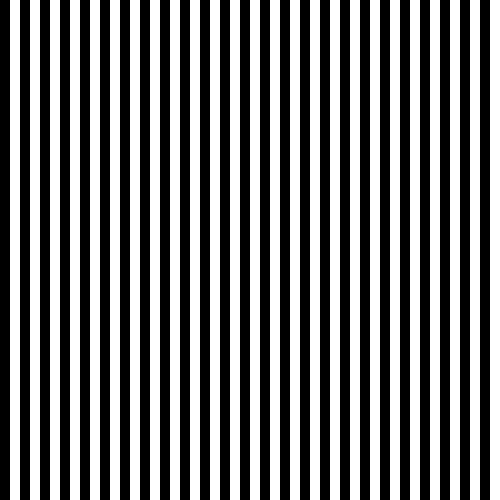
#> input picture images/stripes_input.png, 1000 x 1000 px, found by its file name (shown at 1/2 size)
$ python hough_test.py
#> lines starting #> are read from the running program, lines starting #| are printed output that depends on the picture; after the words box and inside, x2 and y2 are one past the last pixel; in counts of white or black regions, pixels touching at a corner belong together; long printed decimals are rounded
import numpy as np
import cv2

def draw_lines(img, lines):
    if len(lines.shape) > 2:
        lines = lines.squeeze()
    for x1,y1,x2,y2 in lines:
        cv2.line(img,(x1,y1),(x2,y2),(0,255,0),2)

def average_length(lines):
    if len(lines.shape) > 2:
        lines = lines.squeeze()
    dx = lines[:,1] - lines[:,0]
    dy = lines[:,3] - lines[:,2]
    len_sq = dx*dx + dy*dy

    return np.mean(len_sq)


stripes = cv2.imread('stripes_input.png')
#> stripes is the input picture: shape (1000, 1000, 3); 50% white; 25 white regions, largest, box (x1, y1, x2, y2) and area: (20, 0, 40, 1000) 20000, (60, 0, 80, 1000) 20000, (100, 0, 120, 1000) 20000
stripes_dist = cv2.imread('stripes_distorted.png')
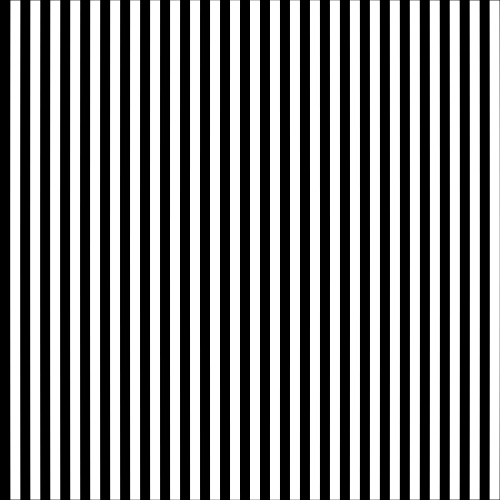
#> input picture images/stripes_distorted.png, 1000 x 1000 px, found by its file name (shown at 1/2 size)
#> stripes_dist is the input picture: shape (1000, 1000, 3); min 0, max 255, mean 127.2

edges_straight = cv2.Canny(stripes, 50, 150)
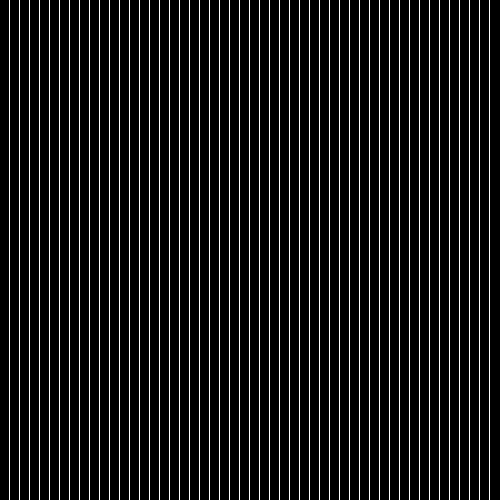
#> edges_straight: shape (1000, 1000) (shown at 1/2 size); 4.9% white in thin lines or dots
edges_dist = cv2.Canny(stripes_dist, 50, 150)
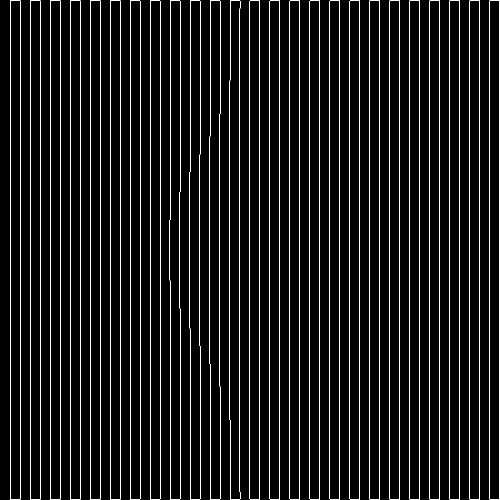
#> edges_dist: shape (1000, 1000) (shown at 1/2 size); 5.1% white in thin lines or dots


lines_straight = cv2.HoughLinesP(edges_straight,1,np.pi/180,200)
#> lines_straight = 49 rows, first 6: [319, 999, 319, 0], [119, 999, 119, 0], [759, 999, 759, 0], [279, 999, 279, 0], [239, 999, 239, 0], [99, 999, 99, 0]
lines_dist = cv2.HoughLinesP(edges_dist,
                             rho=1,
                             theta=np.pi/180,
                             threshold=200)
#> lines_dist = 89 rows, first 6: [939, 998, 939, 1], [180, 999, 180, 0], [979, 998, 979, 1], [919, 998, 919, 1], [260, 999, 260, 0], [819, 998, 819, 1]

lines_straight = lines_straight.squeeze()
lines_dist = lines_dist.squeeze()

print( average_length(lines_straight) )
#> in average_length, `dx = lines[:,1] - lines[:,0]`: dx = 49 values, max 980 at index 24, min 20 at index 30, mean 500
#> in average_length, `dy = lines[:,3] - lines[:,2]`: dy = 49 values, max -19 at index 24, min -979 at index 30, mean -499
#> in average_length, `len_sq = dx*dx + dy*dy`: len_sq = 49 values, max 960761 at index 24, min 499001 at index 27, mean 659001
#| 659001.0
print( average_length(lines_dist) )
#| 581203.090

draw_lines(stripes, lines_straight)
#> the loop in draw_lines, `for x1,y1,x2,y2 in lines:` made 49 passes
#> (x1, x2) on passes 1 to 12: (319, 319), (119, 119), (759, 759), (279, 279), (239, 239), (99, 99), (879, 879), (199, 199), (679, 679), (459, 459), (579, 579), (379, 379)
#> after the loop in draw_lines, `for x1,y1,x2,y2 in lines:`:
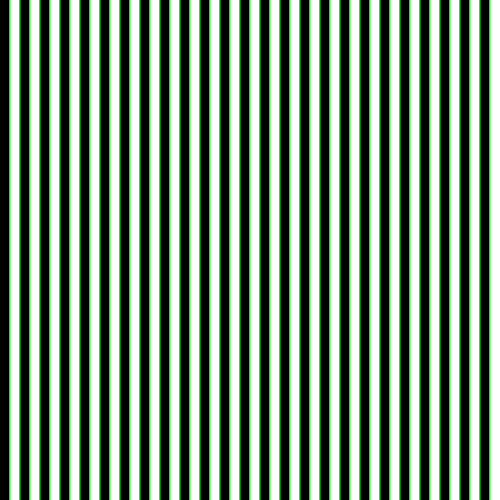
#> img: shape (1000, 1000, 3) (shown at 1/2 size); mean B, G, R 108.9, 146.4, 108.9
draw_lines(stripes_dist, lines_dist)
#> the loop in draw_lines (call 2), `for x1,y1,x2,y2 in lines:` made 89 passes
#> (x1, y1, x2, y2) on passes 1 to 12: (939, 998, 939, 1), (180, 999, 180, 0), (979, 998, 979, 1), (919, 998, 919, 1), (260, 999, 260, 0), (819, 998, 819, 1), (60, 997, 60, 2), (559, 999, 559, 0), (779, 998, 779, 1), (20, 997, 20, 2), (539, 997, 539, 2), (959, 997, 959, 2)
#> after the loop in draw_lines (call 2), `for x1,y1,x2,y2 in lines:`:
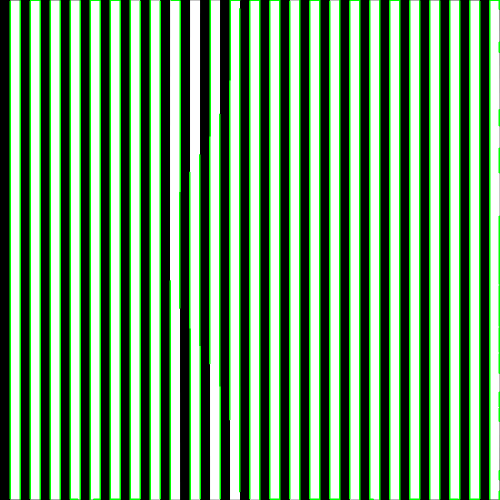
#> img: shape (1000, 1000, 3) (shown at 1/2 size); mean B, G, R 108.9, 145.2, 108.9

cv2.imshow('straight', stripes)
cv2.imshow('dist', stripes_dist)
cv2.waitKey(5000)
cv2.destroyAllWindows()
